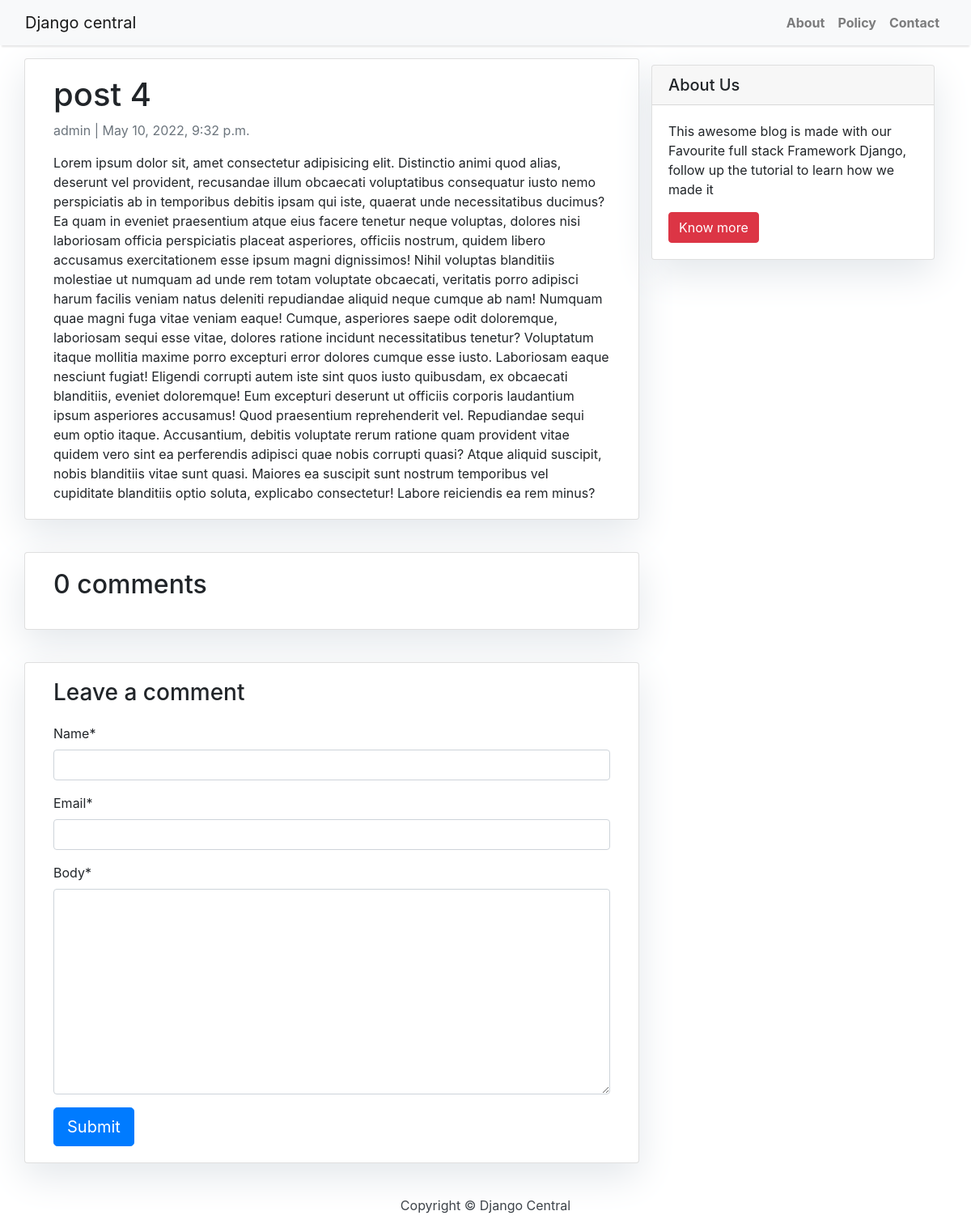
Screenshot of /post-4/ with the database file from the repository.
### blog/models.py (models this page shows, shortened)
class Post(models.Model):
    title = models.CharField(max_length=200, unique=True)
    slug = models.SlugField(max_length=200, unique=True)
    author = models.ForeignKey(
        User, on_delete=models.CASCADE, related_name="blog_posts"
    )
    updated_on = models.DateTimeField(auto_now=True)
    content = models.TextField()
    created_on = models.DateTimeField(auto_now_add=True)
    status = models.IntegerField(choices=STATUS, default=0)
    class Meta:
        ordering = ["-created_on"]

### blog/views.py (the view)
# urls.py: path("<slug:slug>/", views.post_detail, name="post_detail"),
def post_detail(request, slug):
    template_name = "post_detail.html"
    post = get_object_or_404(Post, slug=slug)
    comments = post.comments.filter(active=True).order_by("-created_on")
    new_comment = None
    if request.method == "POST":
        comment_form = CommentForm(data=request.POST)
        if comment_form.is_valid():
            new_comment = comment_form.save(commit=False)
            new_comment.post = post
            new_comment.save()
    else:
        comment_form = CommentForm()
    return render(
        request,
        template_name,
        {
            "post": post,
            "comments": comments,
            "new_comment": new_comment,
            "comment_form": comment_form,
        },
    )

### blog/forms.py
class CommentForm(forms.ModelForm):
    class Meta:
        model = Comment
        fields = ("name", "email", "body")

### templates/post_detail.html (shortened to what this page needs)
{% extends 'base.html' %} {% block content %}
    {% load crispy_forms_tags %}
    <div class="container">
        <div class="row">
            <div class="col-md-8 card mb-4  mt-3 left  top">
                <div class="card-body">
                    <h1>{% block title %} {{ post.title }} {% endblock title %}</h1>
                    <p class=" text-muted">{{ post.author }} | {{ post.created_on }}</p>
                    <p class="card-text ">{{ post.content | safe }}</p>
                </div>
            </div>
            {% block sidebar %} {% include 'sidebar.html' %} {% endblock sidebar %}
            <div class="col-md-8 card mb-4  mt-3 ">
                <div class="card-body">
                    {% with comments.count as total_comments %}
                        <h2>{{ total_comments }} comments</h2>
                    {% endwith %}
                </div>
            </div>
            <div class="col-md-8 card mb-4  mt-3 ">
                <div class="card-body">
                    {% if new_comment %}
                        <div class="alert alert-success" role="alert">
                            Your comment is awaiting moderation
                        </div>
                    {% else %}
                        <h3>Leave a comment</h3>
                        <form method="post" style="margin-top: 1.3em;">
                            {{ comment_form | crispy }}
                            <button type="submit" class="btn btn-primary  btn-lg">Submit</button>
                        </form>
                    {% endif %}
                </div>
            </div>
        </div>
    </div>
{% endblock content %}

### static/css/base.css (style rules this page uses)
body { font-family: "Roboto", sans-serif; font-size: 17px; background-color: #fdfdfd; }
.card { box-shadow: 0 16px 48px #E3E7EB; }

### rows the page displays
Post: title "post 4", author "admin", created_on "May 10, 2022, 9:32 p.m.", content "Lorem ipsum dolor sit, amet consectetur adipisicing elit. Distinctio animi quod alias, deserunt vel provident, recusandae illum obcaecati voluptatibus consequatur iusto nemo perspiciatis ab in temporibus debitis ipsam qui iste, quaerat unde necessitatibus ducimus? Ea quam in eveniet praesentium atque eius facere tenetur neque voluptas, dolores nisi laboriosam officia perspiciatis placeat asperiores, officiis nostrum, quidem libero accusamus exercitationem esse ipsum magni dignissimos! Nihil voluptas blanditiis molestiae ut numquam ad unde rem totam voluptate obcaecati, veritatis porro adipisci harum facilis veniam natus deleniti repudiandae aliquid neque cumque ab nam! Numquam quae magni…"

### other values shown
{{ total_comments }} "0"
